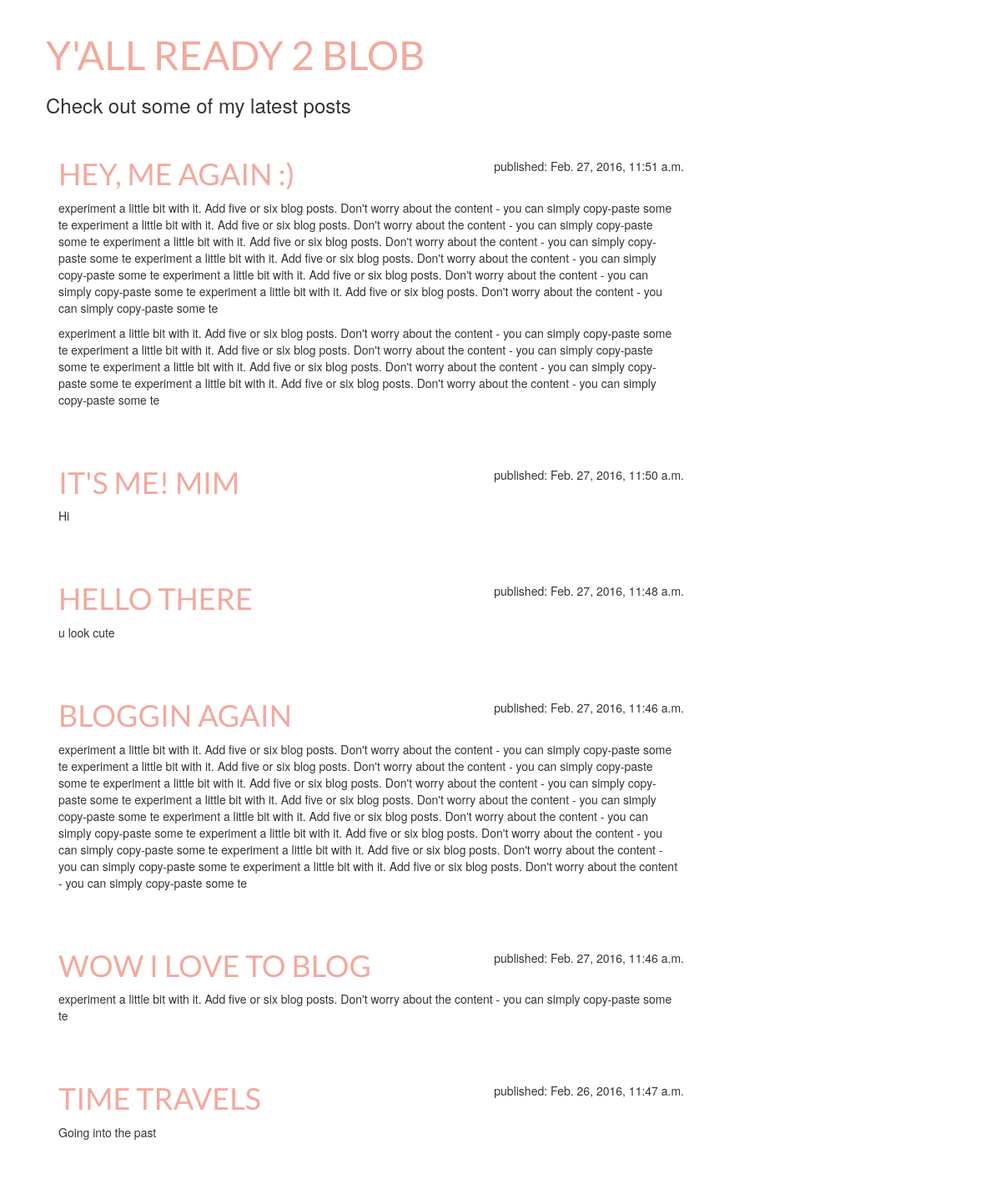
The app's page /, older data.
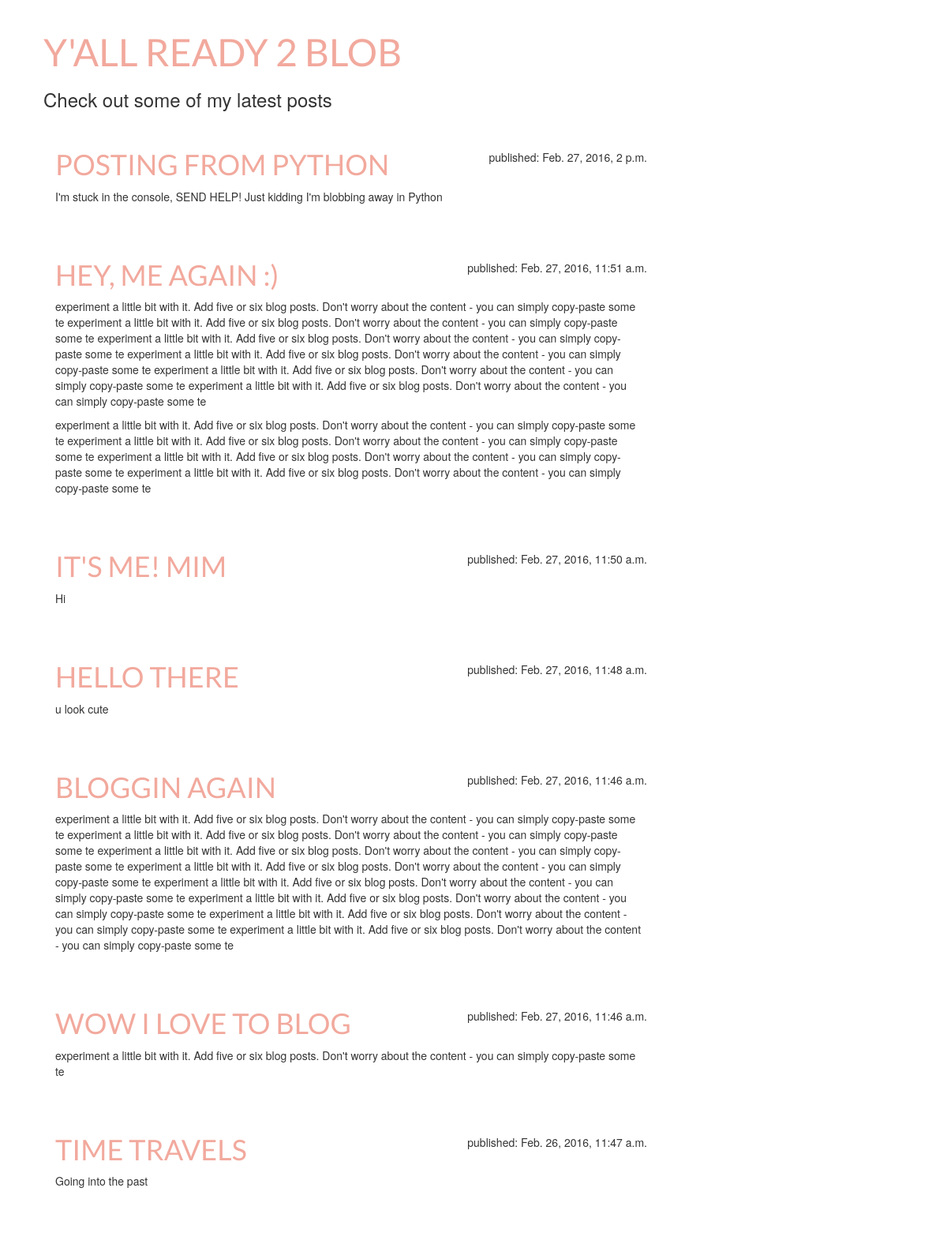
The same page, newer data.
### blog/models.py (models this page shows, shortened)
class Post(models.Model):
	author = models.ForeignKey('auth.User')
	title = models.CharField(max_length=200)
	text = models.TextField()
	created_date = models.DateTimeField(
		default=timezone.now)
	published_date = models.DateTimeField(
		blank=True, null=True)

### blog/views.py (the view)
# urls.py: url(r'^$', views.post_list, name='post_list'), # ^$ will only match an empty string
def post_list(request):
	posts = Post.objects.filter(published_date__lte=timezone.now()).order_by('-published_date')
	return render(request, 'blog/post_list.html', {'posts':posts})

### blog/templates/blog/post_list.html
{% extends 'blog/base.html' %}
{% block content %}
	{% for post in posts %}
		<div class="post">
			<div class="date">
				<p>published: {{ post.published_date }}</p>
			</div>
			<h1><a href="{% url 'post_detail' pk=post.pk %}">{{ post.title }}</a></h1>
			<p>{{ post.text|linebreaks }}</p>
		</div>
	{% endfor %}
{% endblock %}

Row changes from the older to the newer data that the page shows:
added Post: published_date "Feb. 27, 2016, 2 p.m.", title "POSTING FROM PYTHON", text "I'm stuck in the console, SEND HELP! Just kidding I'm blobbing away in Python"
